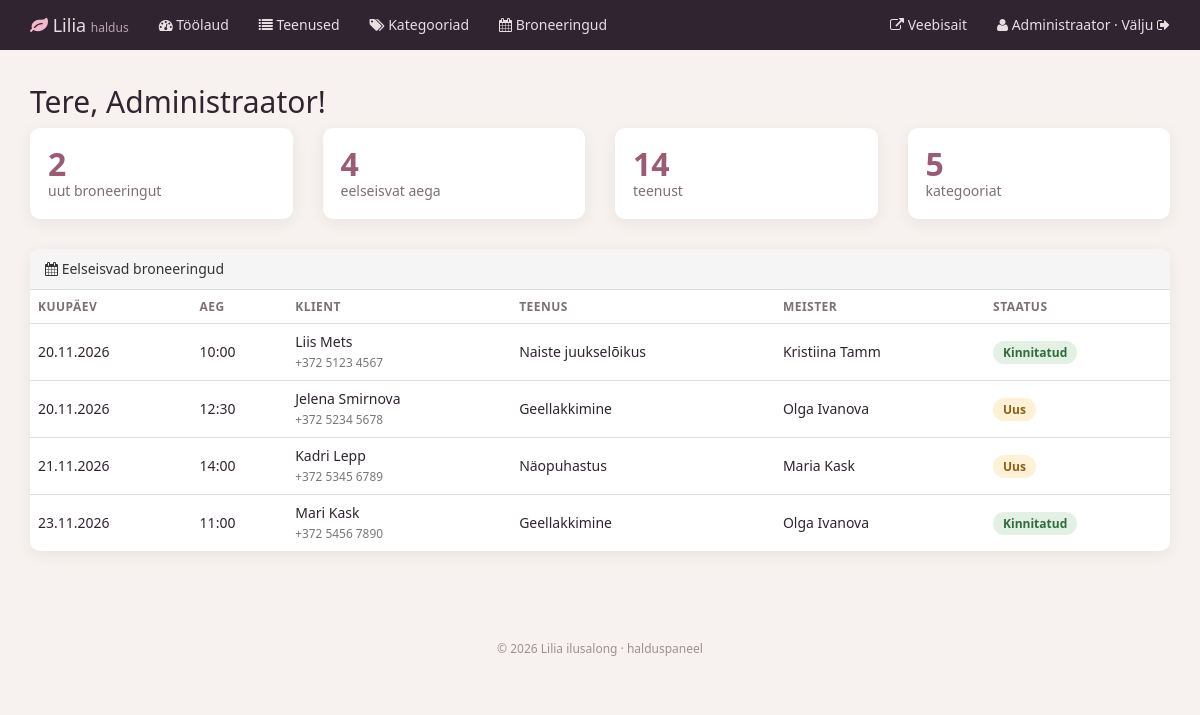
The page /salon_admin/index.php (signed in) on the database its author committed.
### tables this page shows
CREATE TABLE bookings (
    id           INT AUTO_INCREMENT PRIMARY KEY,
    user_id      INT NULL,
    service_id   INT NOT NULL,
    master_id    INT NOT NULL,
    client_name  VARCHAR(100) NOT NULL,
    phone        VARCHAR(30)  NOT NULL,
    email        VARCHAR(150) NULL,
    booking_date DATE NOT NULL,
    booking_time TIME NOT NULL,
    note         VARCHAR(500) NULL,
    status       ENUM('new','confirmed','cancelled') NOT NULL DEFAULT 'new',
    created_at   TIMESTAMP NOT NULL DEFAULT CURRENT_TIMESTAMP,
     
    slot_active  TINYINT AS (IF(status = 'cancelled', NULL, 1)) STORED,
    CONSTRAINT fk_bookings_user FOREIGN KEY (user_id)
        REFERENCES users(id) ON DELETE SET NULL,
    CONSTRAINT fk_bookings_service FOREIGN KEY (service_id)
        REFERENCES services(id) ON DELETE CASCADE,
    CONSTRAINT fk_bookings_master FOREIGN KEY (master_id)
        REFERENCES masters(id) ON DELETE CASCADE,
    UNIQUE KEY uq_master_slot (master_id, booking_date, booking_time, slot_active)
);

CREATE TABLE services (
    id             INT AUTO_INCREMENT PRIMARY KEY,
    category_id    INT NOT NULL,
    title_et       VARCHAR(150) NOT NULL,
    title_ru       VARCHAR(150) NOT NULL,
    description_et TEXT NOT NULL,
    description_ru TEXT NOT NULL,
    price          DECIMAL(6,2) NOT NULL,
    duration_min   INT NOT NULL,
    picture        VARCHAR(255) NULL,
    is_popular     TINYINT(1) NOT NULL DEFAULT 0,
    created_at     TIMESTAMP NOT NULL DEFAULT CURRENT_TIMESTAMP,
    CONSTRAINT fk_services_category FOREIGN KEY (category_id)
        REFERENCES categories(id) ON DELETE RESTRICT
);

CREATE TABLE masters (
    id          INT AUTO_INCREMENT PRIMARY KEY,
    name        VARCHAR(100) NOT NULL,
    category_id INT NOT NULL,
    bio_et      TEXT NOT NULL,
    bio_ru      TEXT NOT NULL,
    experience  INT NOT NULL DEFAULT 1,
    CONSTRAINT fk_masters_category FOREIGN KEY (category_id)
        REFERENCES categories(id) ON DELETE RESTRICT
);

### salon_admin/controllerAdmin/controllerAdmin.php (called while the page is built, shortened)
<?php
class controllerAdmin {
    public static function formLoginSite() {
        if (modelAdmin::isAdmin()) {
            return self::dashboard();
        }
    }
    public static function dashboard() {
        $stats = modelAdmin::getStats();
        $upcoming = array_slice(modelAdminBooking::getBookingList('', true), 0, 8);
        include_once 'viewAdmin/startAdmin.php';
    }
}

### salon_admin/routeAdmin/routingAdmin.php (called while the page is built)
<?php
$host = explode('?', $_SERVER['REQUEST_URI'])[0];
$num  = substr_count($host, '/');
$path = explode('/', $host)[$num];
$isPost = $_SERVER['REQUEST_METHOD'] === 'POST';
$id = isset($_GET['id']) ? (int)$_GET['id'] : 0;
if ($path == '' OR $path == 'index.php') {
    $response = controllerAdmin::formLoginSite();
}
elseif ($path == 'login') {
    $response = controllerAdmin::loginAction();
}
elseif ($path == 'logout') {
    $response = controllerAdmin::logoutAction();
}
elseif (!modelAdmin::isAdmin()) {
    $response = controllerAdmin::formLoginSite();
}
elseif ($path == 'dashboard') {
    $response = controllerAdmin::dashboard();
}
elseif ($path == 'servicesAdmin') {
    $response = controllerAdminService::ServiceList();
}
elseif ($path == 'serviceAdd') {
    $response = controllerAdminService::ServiceAddForm();
}
elseif ($path == 'serviceAddResult' and $isPost) {
    $response = controllerAdminService::ServiceAddResult();
}
elseif ($path == 'serviceEdit' and $id) {
    $response = controllerAdminService::ServiceEditForm($id);
}
elseif ($path == 'serviceEditResult' and $id and $isPost) {
    $response = controllerAdminService::ServiceEditResult($id);
}
elseif ($path == 'serviceDel' and $id) {
    $response = controllerAdminService::ServiceDeleteForm($id);
}
elseif ($path == 'serviceDelResult' and $id and $isPost) {
    $response = controllerAdminService::ServiceDeleteResult($id);
}
elseif ($path == 'categoriesAdmin') {
    $response = controllerAdminCategory::CategoryList();
}
elseif ($path == 'categoryAdd' and $isPost) {
    $response = controllerAdminCategory::CategoryAdd();
}
elseif ($path == 'categoryEdit' and $id) {
    $response = controllerAdminCategory::CategoryEditForm($id);
}
elseif ($path == 'categoryEditResult' and $id and $isPost) {
    $response = controllerAdminCategory::CategoryEditResult($id);
}
elseif ($path == 'categoryDel' and $id and $isPost) {
    $response = controllerAdminCategory::CategoryDelete($id);
}
elseif ($path == 'bookingsAdmin') {
    $response = controllerAdminBooking::BookingList();
}
elseif ($path == 'bookingStatus' and $isPost) {
    $response = controllerAdminBooking::BookingStatus();
}
elseif ($path == 'bookingDel' and $isPost) {
    $response = controllerAdminBooking::BookingDelete();
}
else {
    $response = controllerAdmin::error404();
}

### salon_admin/index.php (called while the page is built, shortened)
<?php
require_once '../inc/Database.php';
require_once '../inc/Lang.php';
include_once 'modelAdmin/modelAdmin.php';
include_once 'modelAdmin/modelAdminBooking.php';
include_once 'controllerAdmin/controllerAdmin.php';
include 'routeAdmin/routingAdmin.php';

### inc/Lang.php (called while the page is built, shortened)
<?php
function e($value) {
    return htmlspecialchars((string)$value, ENT_QUOTES, 'UTF-8');
}

### inc/Database.php (called while the page is built, shortened)
<?php
class Database {
    private $conn;
    private $host;
    private $user;
    private $password;
    private $baseName;
    function __construct() {
        $this->host     = getenv('DB_HOST') ?: 'db';
        $this->user     = getenv('DB_USER') ?: 'lilia_app';
        $this->password = getenv('DB_PASSWORD') !== false ? getenv('DB_PASSWORD') : '';
        $this->baseName = getenv('DB_NAME') ?: 'ilusalong';
    }
    function connect() {
        if (!$this->conn) {
            try {
                $this->conn = new PDO(
                    'mysql:host=' . $this->host . ';dbname=' . $this->baseName . ';charset=utf8mb4',
                    $this->user,
                    $this->password,
                    array(PDO::ATTR_ERRMODE => PDO::ERRMODE_EXCEPTION)
                );
            } catch (Exception $e) {
                error_log('DB connection failed: ' . $e->getMessage());
                http_response_code(503);
                die('Andmebaasiga ühendumine ebaõnnestus. Palun proovi hiljem uuesti.');
            }
        }
        return $this->conn;
    }
    function disconnect() {
        $this->conn = null;
    }
    function getOne($query, $params = array()) {
        $stmt = $this->conn->prepare($query);
        $stmt->execute($params);
        return $stmt->fetch(PDO::FETCH_ASSOC);
    }
    function getAll($query, $params = array()) {
        $stmt = $this->conn->prepare($query);
        $stmt->execute($params);
        return $stmt->fetchAll(PDO::FETCH_ASSOC);
    }
}

### salon_admin/modelAdmin/modelAdmin.php (called while the page is built, shortened)
<?php
class modelAdmin {
    public static function getStats() {
        $db = new Database();
        return array(
            'services'   => $db->getOne("SELECT COUNT(*) c FROM services")['c'],
            'categories' => $db->getOne("SELECT COUNT(*) c FROM categories")['c'],
            'new'        => $db->getOne("SELECT COUNT(*) c FROM bookings WHERE status = 'new'")['c'],
            'upcoming'   => $db->getOne("SELECT COUNT(*) c FROM bookings WHERE booking_date >= CURDATE() AND status <> 'cancelled'")['c'],
            'reviews'    => $db->getOne("SELECT COUNT(*) c FROM reviews")['c'],
        );
    }
}

### salon_admin/modelAdmin/modelAdminBooking.php (called while the page is built, shortened)
<?php
class modelAdminBooking {
    public static function getBookingList($status = '', $upcomingOnly = false) {
        $where = array();
        $params = array();
        if ($upcomingOnly) {
            $where[] = 'b.booking_date >= CURDATE()';
        }
        $db = new Database();
        return $db->getAll(
            "SELECT b.*, s.title_et, m.name AS master_name, u.email AS account_email
             FROM bookings b
             JOIN services s ON s.id = b.service_id
             JOIN masters m ON m.id = b.master_id
             LEFT JOIN users u ON u.id = b.user_id "
            . ($where ? 'WHERE ' . implode(' AND ', $where) : '') .
            " ORDER BY b.booking_date, b.booking_time",
            $params
        );
    }
}

### salon_admin/viewAdmin/startAdmin.php (the view, shortened to what this page needs)
<h2>Tere, <?php echo e($_SESSION['name']); ?>!</h2>
<div class="row stats-row">
    <div class="col-xs-6 col-md-3"><a class="stat-box" href="bookingsAdmin?status=new"><strong><?php echo (int)$stats['new']; ?></strong>uut broneeringut</a></div>
    <div class="col-xs-6 col-md-3"><a class="stat-box" href="bookingsAdmin?upcoming=1"><strong><?php echo (int)$stats['upcoming']; ?></strong>eelseisvat aega</a></div>
    <div class="col-xs-6 col-md-3"><a class="stat-box" href="servicesAdmin"><strong><?php echo (int)$stats['services']; ?></strong>teenust</a></div>
    <div class="col-xs-6 col-md-3"><a class="stat-box" href="categoriesAdmin"><strong><?php echo (int)$stats['categories']; ?></strong>kategooriat</a></div>
</div>
<div class="panel panel-default">
    <div class="panel-heading"><i class="fa fa-calendar"></i> Eelseisvad broneeringud</div>
    <div class="table-wrap">
        <table class="table table-hover table-cards">
            <tr><th>Kuupäev</th><th>Aeg</th><th>Klient</th><th>Teenus</th><th>Meister</th><th>Staatus</th></tr>
            <?php foreach ($upcoming as $b): ?>
                <tr>
                    <td><?php echo e(date('d.m.Y', strtotime($b['booking_date']))); ?></td>
                    <td><?php echo e(substr($b['booking_time'], 0, 5)); ?></td>
                    <td><?php echo e($b['client_name']); ?><br><small class="text-muted"><?php echo e($b['phone']); ?></small></td>
                    <td><?php echo e($b['title_et']); ?></td>
                    <td><?php echo e($b['master_name']); ?></td>
                    <td><span class="status status-<?php echo e($b['status']); ?>"><?php echo e(modelAdminBooking::STATUSES[$b['status']]); ?></span></td>
                </tr>
            <?php endforeach; ?>
        </table>
    </div>
</div>
<?php include 'viewAdmin/templates/layout.php';

### salon_admin/public/css/admin.css (style rules this page uses)
body { background: #f7f2ef; color: #2f2430; font-family: 'Segoe UI', system-ui, sans-serif; }
a { color: #9c5b74; }
h2 { margin-top: 10px; }
.panel { border: 0; border-radius: 10px; box-shadow: 0 4px 16px rgba(80, 45, 60, .07); }
.panel-heading { border-radius: 10px 10px 0 0; }
.table > tbody > tr > th { border-top: 0; color: #7c6f76; font-weight: 600; font-size: 12px; text-transform: uppercase; letter-spacing: .04em; }
.table > tbody > tr > td { vertical-align: middle; }
.stats-row { margin-bottom: 10px; }
.stat-box { display: block; background: #fff; border-radius: 10px; padding: 18px; margin-bottom: 20px; color: #7c6f76; box-shadow: 0 4px 16px rgba(80, 45, 60, .07); transition: transform .2s; }
.stat-box strong { display: block; font-size: 32px; color: #9c5b74; line-height: 1.1; }
.status { display: inline-block; padding: 3px 10px; border-radius: 20px; font-size: 12px; font-weight: 600; }
.status-new { background: #fff1d6; color: #8a6114; }
.status-confirmed { background: #e3f1e5; color: #2f6b3c; }
html, body { max-width: 100%; overflow-x: hidden; }
.table-wrap { width: 100%; }

### rows shown on the page
bookings: booking_date "20.11.2026", booking_time "10:00", client_name "Liis Mets", phone "+372 5123 4567", service.title_et "Naiste juukselõikus", master.name "Kristiina Tamm", status "Kinnitatud"
bookings: booking_date "20.11.2026", booking_time "12:30", client_name "Jelena Smirnova", phone "+372 5234 5678", service.title_et "Geellakkimine", master.name "Olga Ivanova", status "Uus"
bookings: booking_date "21.11.2026", booking_time "14:00", client_name "Kadri Lepp", phone "+372 5345 6789", service.title_et "Näopuhastus", master.name "Maria Kask", status "Uus"
bookings: booking_date "23.11.2026", booking_time "11:00", client_name "Mari Kask", phone "+372 5456 7890", service.title_et "Geellakkimine", master.name "Olga Ivanova", status "Kinnitatud"

### other values the page prints
$_SESSION['name'] "Administraator"
$stats['new'] "2"
$stats['upcoming'] "4"
$stats['services'] "14"
$stats['categories'] "5"
